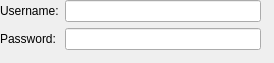
<?xml version="1.0" encoding="UTF-8"?>
<ui version="4.0">
 <class>authWidget</class>
 <widget class="QWidget" name="authWidget">
  <property name="geometry">
   <rect>
    <x>0</x>
    <y>0</y>
    <width>274</width>
    <height>63</height>
   </rect>
  </property>
  <property name="sizePolicy">
   <sizepolicy hsizetype="Minimum" vsizetype="Preferred">
    <horstretch>0</horstretch>
    <verstretch>0</verstretch>
   </sizepolicy>
  </property>
  <property name="minimumSize">
   <size>
    <width>0</width>
    <height>0</height>
   </size>
  </property>
  <property name="windowTitle">
   <string>Form</string>
  </property>
  <property name="styleSheet">
   <string/>
  </property>
  <widget class="QWidget" name="">
   <property name="geometry">
    <rect>
     <x>0</x>
     <y>0</y>
     <width>261</width>
     <height>56</height>
    </rect>
   </property>
   <layout class="QGridLayout" name="gridLayout">
    <property name="sizeConstraint">
     <enum>QLayout::SetMaximumSize</enum>
    </property>
    <item row="0" column="0">
     <widget class="QLabel" name="usernameLbl">
      <property name="sizePolicy">
       <sizepolicy hsizetype="Minimum" vsizetype="Preferred">
        <horstretch>0</horstretch>
        <verstretch>0</verstretch>
       </sizepolicy>
      </property>
      <property name="text">
       <string>Username:</string>
      </property>
     </widget>
    </item>
    <item row="0" column="1">
     <widget class="QLineEdit" name="usernameText">
      <property name="sizePolicy">
       <sizepolicy hsizetype="Expanding" vsizetype="Fixed">
        <horstretch>0</horstretch>
        <verstretch>0</verstretch>
       </sizepolicy>
      </property>
     </widget>
    </item>
    <item row="1" column="0">
     <widget class="QLabel" name="passwordLbl">
      <property name="sizePolicy">
       <sizepolicy hsizetype="Minimum" vsizetype="Preferred">
        <horstretch>0</horstretch>
        <verstretch>0</verstretch>
       </sizepolicy>
      </property>
      <property name="text">
       <string>Password:</string>
      </property>
     </widget>
    </item>
    <item row="1" column="1">
     <widget class="QLineEdit" name="passwordText">
      <property name="sizePolicy">
       <sizepolicy hsizetype="Expanding" vsizetype="Fixed">
        <horstretch>0</horstretch>
        <verstretch>0</verstretch>
       </sizepolicy>
      </property>
      <property name="echoMode">
       <enum>QLineEdit::Password</enum>
      </property>
     </widget>
    </item>
   </layout>
  </widget>
 </widget>
 <resources/>
 <connections/>
</ui>
